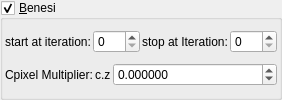
    <widget class="MyGroupBox" name="groupCheck_transf_function_enabledE_false">
     <property name="title">
      <string>&amp;Benesi</string>
     </property>
     <property name="checkable">
      <bool>true</bool>
     </property>
     <layout class="QVBoxLayout" name="verticalLayout_14" stretch="0,0">
      <property name="spacing">
       <number>2</number>
      </property>
      <property name="leftMargin">
       <number>2</number>
      </property>
      <property name="topMargin">
       <number>2</number>
      </property>
      <property name="rightMargin">
       <number>2</number>
      </property>
      <property name="bottomMargin">
       <number>2</number>
      </property>
      <item>
       <layout class="QGridLayout" name="gridLayout_9">
        <property name="spacing">
         <number>2</number>
        </property>
        <item row="0" column="1">
         <widget class="MySpinBox" name="spinboxInt_transf_start_iterations_E">
          <property name="sizePolicy">
           <sizepolicy hsizetype="Minimum" vsizetype="Maximum">
            <horstretch>0</horstretch>
            <verstretch>0</verstretch>
           </sizepolicy>
          </property>
          <property name="minimum">
           <number>0</number>
          </property>
          <property name="maximum">
           <number>999</number>
          </property>
          <property name="value">
           <number>0</number>
          </property>
         </widget>
        </item>
        <item row="0" column="0">
         <widget class="QLabel" name="label_60">
          <property name="text">
           <string>start at iteration:</string>
          </property>
         </widget>
        </item>
        <item row="0" column="2">
         <widget class="QLabel" name="label_61">
          <property name="text">
           <string>stop at Iteration:</string>
          </property>
         </widget>
        </item>
        <item row="0" column="3">
         <widget class="MySpinBox" name="spinboxInt_transf_stop_iterations_E">
          <property name="sizePolicy">
           <sizepolicy hsizetype="Minimum" vsizetype="Maximum">
            <horstretch>0</horstretch>
            <verstretch>0</verstretch>
           </sizepolicy>
          </property>
          <property name="maximum">
           <number>999</number>
          </property>
         </widget>
        </item>
       </layout>
      </item>
      <item>
       <layout class="QGridLayout" name="gridLayout_37" columnstretch="0,0,1">
        <property name="spacing">
         <number>2</number>
        </property>
        <item row="0" column="1">
         <widget class="QLabel" name="label_117">
          <property name="text">
           <string notr="true">c.z</string>
          </property>
         </widget>
        </item>
        <item row="0" column="2">
         <widget class="MyDoubleSpinBox" name="spinbox_transf_scaleE_1">
          <property name="sizePolicy">
           <sizepolicy hsizetype="Minimum" vsizetype="Maximum">
            <horstretch>0</horstretch>
            <verstretch>0</verstretch>
           </sizepolicy>
          </property>
          <property name="prefix">
           <string/>
          </property>
          <property name="suffix">
           <string/>
          </property>
          <property name="decimals">
           <number>6</number>
          </property>
          <property name="minimum">
           <double>-99.989999999999995</double>
          </property>
          <property name="maximum">
           <double>99.989999999999995</double>
          </property>
          <property name="singleStep">
           <double>0.100000000000000</double>
          </property>
         </widget>
        </item>
        <item row="0" column="0">
         <widget class="QLabel" name="label_115">
          <property name="text">
           <string>Cpixel Multiplier:</string>
          </property>
         </widget>
        </item>
       </layout>
      </item>
     </layout>
    </widget>
